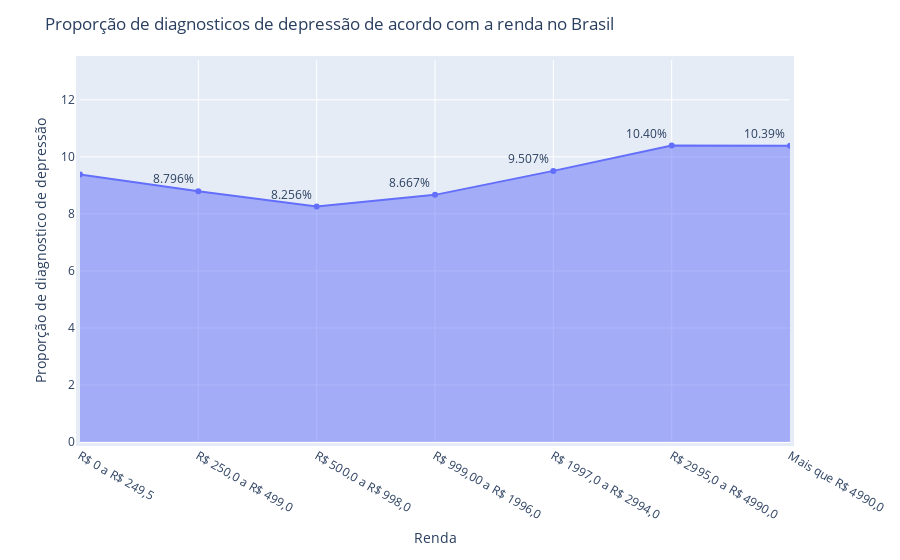

The code cell stored with this chart in its notebook:
### Code cell
fig = px.area(dados_renda_br,x=dados_renda_br.index,y='Proporção de diagnostico de depressão',text='Proporção de diagnostico de depressão',markers=True)
fig.update_yaxes(range = [0,dados_renda_br['Proporção de diagnostico de depressão'].max()+3])
fig.update_traces(texttemplate='%{text:.4s}%', textposition='top left')
fig.update_layout(xaxis={'title':'Renda'},title='Proporção de diagnosticos de depressão de acordo com a renda no Brasil',margin=dict(pad=4))
fig.show()

### Figure 1 — Plotly figure (JSON) as saved in the notebook; plotly's stock layout.template omitted (floating-point values rounded to 4 significant figures)
{"data": [{"hovertemplate": "index=%{x}<br>Proporção de diagnostico de depressão=%{text}<extra></extra>", "legendgroup": "", "line": {"color": "#636efa"}, "marker": {"symbol": "circle"}, "mode": "markers+lines+text", "name": "", "orientation": "v", "showlegend": false, "stackgroup": "1", "text": [9.385, 8.796, 8.256, 8.667, 9.507, 10.4, 10.39], "textposition": "top left", "texttemplate": "%{text:.4s}%", "type": "scatter", "x": ["R$ 0 a R$ 249,5", "R$ 250,0 a R$ 499,0", "R$ 500,0 a R$ 998,0", "R$ 999,00 a R$ 1996,0", "R$ 1997,0 a R$ 2994,0", "R$ 2995,0 a R$ 4990,0", "Mais que R$ 4990,0"], "xaxis": "x", "y": [9.385, 8.796, 8.256, 8.667, 9.507, 10.4, 10.39], "yaxis": "y"}], "layout": {"legend": {"tracegroupgap": 0}, "margin": {"pad": 4, "t": 60}, "title": {"text": "Proporção de diagnosticos de depressão de acordo com a renda no Brasil"}, "xaxis": {"anchor": "y", "domain": [0, 1], "title": {"text": "Renda"}}, "yaxis": {"anchor": "x", "domain": [0, 1], "range": [0, 13.4], "title": {"text": "Proporção de diagnostico de depressão"}}}}
